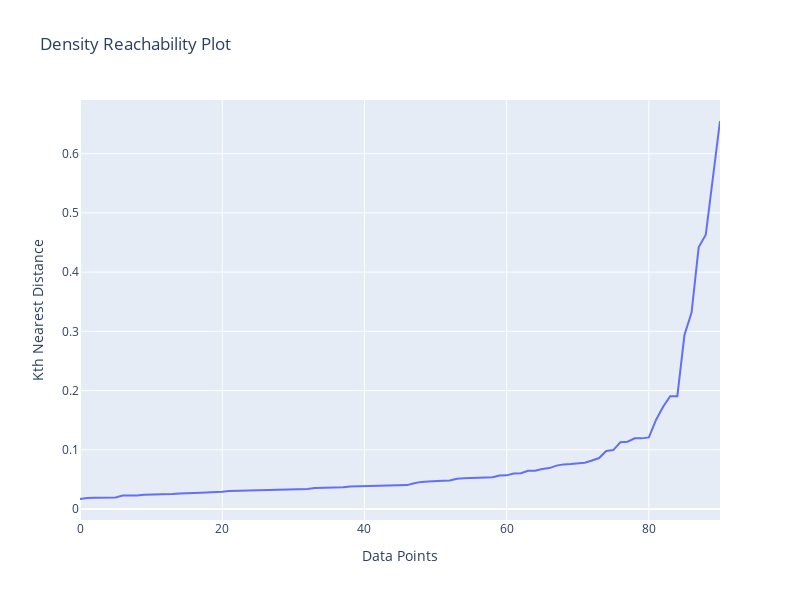

Notebook code cell kept with this figure:
### Markdown cell above
1. In order to **select** the most **important features**, to **cluster** the countries by their performance in combating  
the pandemic, we will follow the indicators of: *Positivity Rate*, *Case Fatality Rate* and the *Tests per Country Population.*  
    
2. In order to avoid a single feature to dominate the clustering algorithm, we will **scale** the features.  
We need to scale the input variables to a **common range** prior to fitting the model. Our input does not  
follow a **normal distribution** and **outliers** are present. We will use the **RobustScaler** method  
to scale the features. The RobustScaler uses the **interquartile range** instead of the **mean** and the  
**standard deviation**. This makes the process more **robust** to **outliers**, but not immune. The **outlier**  
are **still present** with the same **relative relationshoip to the rest of the data.** This is important to  
note because we do not want to **remove** the outliers from the dataset but if possible, cluster them.  
Although the robust scaler might be a good first step for our dataset, it does not constrain the data to a  
specific range. We could use the **MinMaxScaler** to achieve that, **speculating** that the previous scaling will  
**prevent the outliers from dominating the clustering algorithm**.
    
3. We will use the **DBSCAN** algorithm to cluster the countries. DBSCAN unlike k-means is **density-based**,  
and does **not require** any oversampling because it does not assume any particular shape or size of clusters.  
It can discover clusters of arbitrary shapes and adapt to the density of the data. Having **scaled** accordingly  
the dataset, we ensure that the **distance metric** used by DBSCAN is **meaningful and constistent** across all  
the features. We avoided the dominance of a single feature due to the magnitude of its values with the MinMaxScaler.  
However, hyperparameter tuning is required to find the optimal values for the **epsilon** and **min_samples**.  
It's important to note that the choice of **hyperparameters** in DBSCAN is **subjective and context-dependent**. It may  
require some **trial and error** to find the optimal values.

### Code cell
# A good way to find the optimal value for epsilon is to plot the distance of each point to its kth
# nearest neighbor. This is also refereed to as a density reachability plot

# 1. For each data entry we compute the distance from the kth nearest neighbor.
# 2. Sort the distances in ascending order, and plot the distances.
# 3. The optimal value for epsilon is the distance value corresponding to the knee of the curve.
# The distance value corresponding to the knee of the curve is the optimal value for epsilon.

# We will use the NearestNeighbors class to compute the distances
neighbors = NearestNeighbors(n_neighbors=4) # k = 4 number of neighbors
neighbors.fit(data_for_clustering)
distances, indices = neighbors.kneighbors(data_for_clustering)

kDistances = distances[:,-1] # The distance to the kth nearest neighbor
sorted_KDistances = np.sort(kDistances) # Sort the distances in ascending order

# Create the figure
fig = go.Figure()

# Add the reachability distances as a line graph
fig.add_trace(go.Scatter(
    x=list(range(len(sorted_KDistances))),
    y=sorted_KDistances,
    mode='lines',
    name=''
))

fig.update_layout(
    width=800, height=600,
    title='Density Reachability Plot',
    xaxis_title='Data Points',
    yaxis_title='Kth Nearest Distance',
)

# Configure hover behavior to display the coordinates
fig.update_layout(hovermode='closest')
fig.update_traces(hovertemplate='Coordinate: (%{x}, %{y})')

# Show the figure
fig.show()

## ------------ IMPORTANT -------------
# In case plotly does not work, try this: 
# 1. pip install --upgrade jupyter notebook nbformat
# 2. Restart Jupiter Notebook 
# 3. :) Worked for me!

### Figure 1 — Plotly figure (JSON) as saved in the notebook; plotly's stock layout.template omitted (floating-point values rounded to 4 significant figures)
{"data": [{"hovertemplate": "Coordinate: (%{x}, %{y})", "mode": "lines", "name": "", "type": "scatter", "x": [0, 1, 2, 3, 4, 5, 6, 7, 8, 9, 10, 11, 12, 13, 14, 15, 16, 17, 18, 19, 20, 21, 22, 23, 24, 25, 26, 27, 28, 29, 30, 31, 32, 33, 34, 35, 36, 37, 38, 39, 40, 41, 42, 43, 44, 45, 46, 47, 48, 49, 50, 51, 52, 53, 54, 55, 56, 57, 58, 59, 60, 61, 62, 63, 64, 65, 66, 67, 68, 69, 70, 71, 72, 73, 74, 75, 76, 77, 78, 79, 80, 81, 82, 83, 84, 85, 86, 87, 88, 89, 90], "y": [0.01699, 0.01877, 0.01918, 0.01918, 0.01965, 0.01965, 0.02283, 0.02287, 0.023, 0.02431, 0.02431, 0.02492, 0.02496, 0.02532, 0.02613, 0.02617, 0.02719, 0.02757, 0.02779, 0.02815, 0.02943, 0.03036, 0.03066, 0.03177, 0.03177, 0.03204, 0.03204, 0.03254, 0.03269, 0.03293, 0.03348, 0.03348, 0.03387, 0.03545, 0.03574, 0.03585, 0.03604, 0.03684, 0.03802, 0.03823, 0.03831, 0.03915, 0.03946, 0.03969, 0.0399, 0.04021, 0.04044, 0.04372, 0.04588, 0.04658, 0.04661, 0.04766, 0.04825, 0.05131, 0.0519, 0.05221, 0.05221, 0.05329, 0.05358, 0.05679, 0.05688, 0.05991, 0.06048, 0.06452, 0.06483, 0.06761, 0.0692, 0.07338, 0.07544, 0.07597, 0.07719, 0.07813, 0.08209, 0.08616, 0.0981, 0.09958, 0.1129, 0.1137, 0.1194, 0.1194, 0.121, 0.1504, 0.1729, 0.1907, 0.1907, 0.2938, 0.3317, 0.442, 0.4633, 0.5544, 0.6551]}], "layout": {"height": 600, "hovermode": "closest", "title": {"text": "Density Reachability Plot"}, "width": 800, "xaxis": {"title": {"text": "Data Points"}}, "yaxis": {"title": {"text": "Kth Nearest Distance"}}}}
